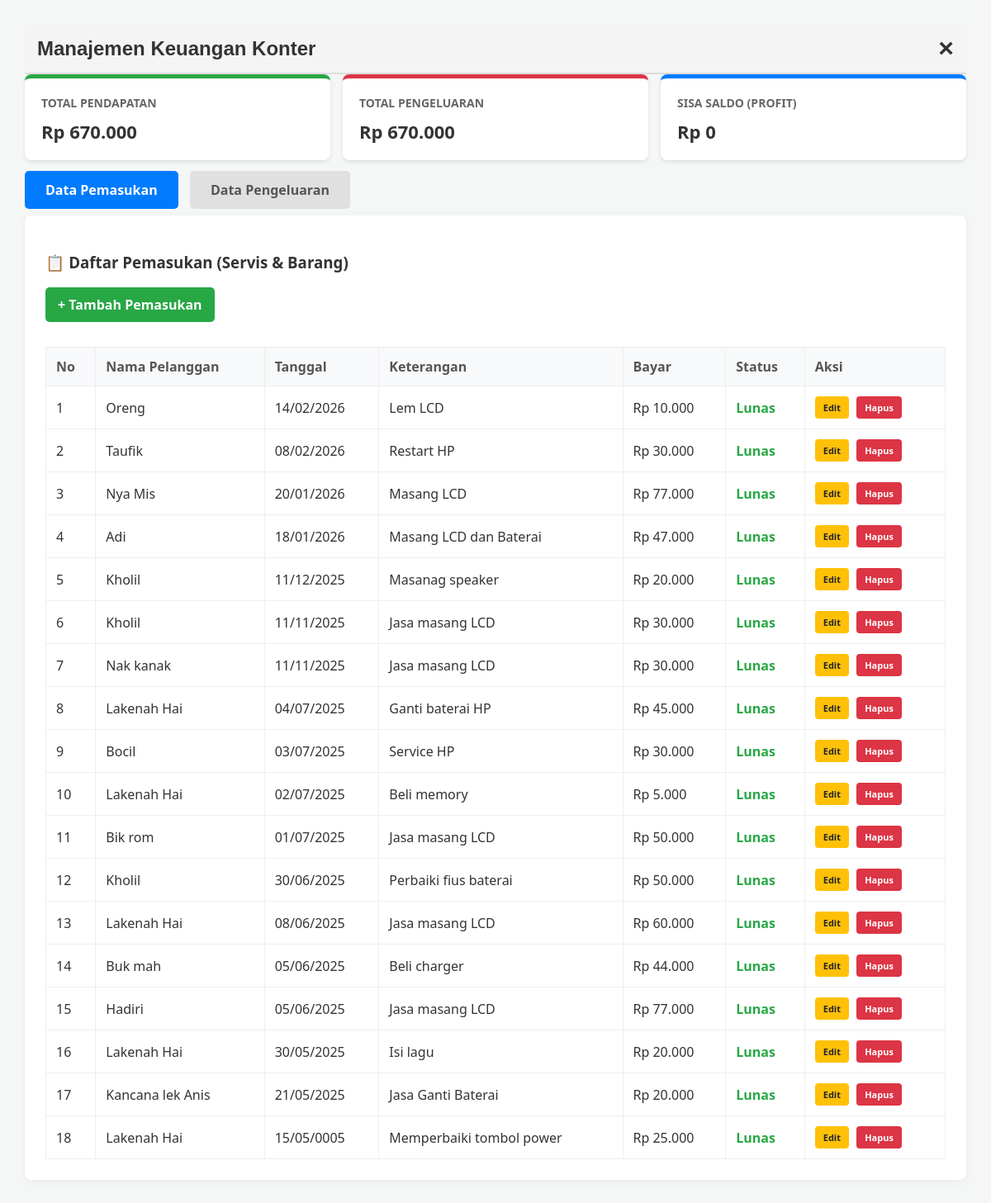
The app's page /konter/index.php with its own data.
### tables this page shows
CREATE TABLE `transaksi_konter` (
  `id` int(11) NOT NULL,
  `nama` varchar(100) DEFAULT NULL,
  `tanggal` date DEFAULT NULL,
  `keterangan` text DEFAULT NULL,
  `bayar` decimal(15,2) DEFAULT 0.00,
  `status` varchar(50) DEFAULT NULL,
  `jumlah_pengeluaran` decimal(15,2) DEFAULT 0.00,
  `tipe` enum('masuk','keluar') DEFAULT NULL
);

### konter/index.php (the view, shortened to what this page needs)
<?php
include '../koneksi.php';
$total_p = $conn->query("SELECT SUM(bayar) as total FROM transaksi_konter WHERE tipe='masuk'")->fetch_assoc()['total'] ?? 0;
$total_k = $conn->query("SELECT SUM(jumlah_pengeluaran) as total FROM transaksi_konter WHERE tipe='keluar'")->fetch_assoc()['total'] ?? 0;
$sisa = $total_p - $total_k;
$halaman_aktif = isset($_GET['halaman']) ? $_GET['halaman'] : 'pemasukan';
?>
<!DOCTYPE html>
<html lang="id">
<head>
    <div style="display: flex; justify-content: space-between; align-items: center; padding: 15px; background-color: #f4f4f4; border-bottom: 2px solid #ddd; font-family: sans-serif;">
        <h2 style="margin: 0; color: #333;">Manajemen Keuangan Konter</h2>
        <a href="../index.php" style="text-decoration: none; color: #333; font-size: 2rem; font-weight: bold; line-height: 0.8; transition: 0.3s;">
            &times;
        </a>
    </div>
</head>
<body>
    <div class="summary-grid">
        <div class="card" style="border-top-color: #28a745;">
            <h3>Total Pendapatan</h3>
            <p>Rp <?= number_format($total_p, 0, ',', '.'); ?></p>
        </div>
        <div class="card" style="border-top-color: #dc3545;">
            <h3>Total Pengeluaran</h3>
            <p>Rp <?= number_format($total_k, 0, ',', '.'); ?></p>
        </div>
        <div class="card" style="border-top-color: #007bff;">
            <h3>Sisa Saldo (Profit)</h3>
            <p>Rp <?= number_format($sisa, 0, ',', '.'); ?></p>
        </div>
    </div>
    <div class="nav-tabs">
        <a href="index.php?halaman=pemasukan" class="btn-tab <?= ($halaman_aktif == 'pemasukan') ? 'active' : ''; ?>">Data Pemasukan</a>
        <a href="index.php?halaman=pengeluaran" class="btn-tab <?= ($halaman_aktif == 'pengeluaran') ? 'active' : ''; ?>">Data Pengeluaran</a>
    </div>
    <div class="container">
        <?php if ($halaman_aktif == 'pemasukan'): ?>
            <h3>📋 Daftar Pemasukan (Servis & Barang)</h3>
            <a href="tambah_masuk.php" class="btn-tambah">+ Tambah Pemasukan</a>
            <table>
                <thead>
                    <tr>
                        <th>No</th>
                        <th>Nama Pelanggan</th>
                        <th>Tanggal</th>
                        <th>Keterangan</th>
                        <th>Bayar</th>
                        <th>Status</th>
                        <th>Aksi</th>
                    </tr>
                </thead>
                <tbody>
                    <?php
                    $no = 1;
                    $data = $conn->query("SELECT * FROM transaksi_konter WHERE tipe='masuk' ORDER BY id DESC");
                    if ($data->num_rows > 0) {
                        while ($row = $data->fetch_assoc()) { ?>
                            <tr>
                                <td><?= $no++; ?></td>
                                <td><?= $row['nama']; ?></td>
                                <td><?= date('d/m/Y', strtotime($row['tanggal'])); ?></td>
                                <td><?= $row['keterangan']; ?></td>
                                <td>Rp <?= number_format($row['bayar'], 0, ',', '.'); ?></td>
                                <td>
                                    <span class="<?= ($row['status'] == 'Hutang') ? 'status-hutang' : 'status-lunas'; ?>">
                                        <?= $row['status']; ?>
                                    </span>
                                </td>
                                <td>
                                    <a href="edit_masuk.php?id=<?= $row['id']; ?>" class="btn-aksi edit">Edit</a>
                                    <a href="index.php?halaman=pemasukan&hapus=<?= $row['id']; ?>" class="btn-aksi hapus" onclick="return confirm('Hapus data transaksi ini?')">Hapus</a>
                                </td>
                            </tr>
                    <?php }
                    } else {
                        echo "<tr><td colspan='7' style='text-align:center;'>Belum ada data pemasukan.</td></tr>";
                    } ?>
                </tbody>
            </table>
        <?php endif; ?>
    </div>
</body>
</html>

### konter/index.php (style rules this page uses)
body { font-family: 'Segoe UI', Tahoma, Geneva, Verdana, sans-serif; margin: 30px; background: #f4f7f6; color: #333; }
.summary-grid { display: grid; grid-template-columns: repeat(3, 1fr); gap: 15px; margin-bottom: 25px; }
.card { background: white; padding: 20px; border-radius: 8px; box-shadow: 0 2px 4px rgba(0, 0, 0, 0.1); border-top: 5px solid #007bff; }
.card h3 { margin: 0; font-size: 14px; color: #666; text-transform: uppercase; }
.card p { margin: 10px 0 0; font-size: 22px; font-weight: bold; }
.nav-tabs { margin-bottom: 20px; }
.btn-tab { padding: 12px 25px; text-decoration: none; background: #e0e0e0; color: #555; border-radius: 5px; margin-right: 10px; font-weight: bold; transition: 0.3s; }
.btn-tab.active { background: #007bff; color: white; }
.container { background: white; padding: 25px; border-radius: 8px; box-shadow: 0 2px 10px rgba(0, 0, 0, 0.05); }
table { width: 100%; border-collapse: collapse; margin-top: 15px; }
th, td { border: 1px solid #eee; padding: 12px; text-align: left; }
th { background: #f8f9fa; color: #555; }
.btn-tambah { display: inline-block; background: #28a745; color: white; padding: 10px 15px; text-decoration: none; border-radius: 5px; margin-bottom: 15px; font-weight: bold; }
.btn-aksi { text-decoration: none; font-size: 11px; padding: 6px 10px; border-radius: 4px; margin-right: 5px; font-weight: bold; display: inline-block; }
.edit { background: #ffc107; color: #212529; }
.hapus { background: #dc3545; color: white; }
.status-lunas { color: #28a745; font-weight: bold; }

### records on screen
transaksi_konter: nama "Oreng", tanggal "14/02/2026", keterangan "Lem LCD", bayar "10.000", status "Lunas"
transaksi_konter: nama "Taufik", tanggal "08/02/2026", keterangan "Restart HP", bayar "30.000", status "Lunas"
transaksi_konter: nama "Nya Mis", tanggal "20/01/2026", keterangan "Masang LCD", bayar "77.000", status "Lunas"
transaksi_konter: nama "Adi", tanggal "18/01/2026", keterangan "Masang LCD dan Baterai", bayar "47.000", status "Lunas"
transaksi_konter: nama "Kholil", tanggal "11/12/2025", keterangan "Masanag speaker", bayar "20.000", status "Lunas"
transaksi_konter: nama "Kholil", tanggal "11/11/2025", keterangan "Jasa masang LCD", bayar "30.000", status "Lunas"
transaksi_konter: nama "Nak kanak", tanggal "11/11/2025", keterangan "Jasa masang LCD", bayar "30.000", status "Lunas"
transaksi_konter: nama "Lakenah Hai", tanggal "04/07/2025", keterangan "Ganti baterai HP", bayar "45.000", status "Lunas"
transaksi_konter: nama "Bocil", tanggal "03/07/2025", keterangan "Service HP", bayar "30.000", status "Lunas"
transaksi_konter: nama "Lakenah Hai", tanggal "02/07/2025", keterangan "Beli memory", bayar "5.000", status "Lunas"
transaksi_konter: nama "Bik rom", tanggal "01/07/2025", keterangan "Jasa masang LCD", bayar "50.000", status "Lunas"
transaksi_konter: nama "Kholil", tanggal "30/06/2025", keterangan "Perbaiki fius baterai", bayar "50.000", status "Lunas"
transaksi_konter: nama "Lakenah Hai", tanggal "08/06/2025", keterangan "Jasa masang LCD", bayar "60.000", status "Lunas"
transaksi_konter: nama "Buk mah", tanggal "05/06/2025", keterangan "Beli charger", bayar "44.000", status "Lunas"
transaksi_konter: nama "Hadiri", tanggal "05/06/2025", keterangan "Jasa masang LCD", bayar "77.000", status "Lunas"
transaksi_konter: nama "Lakenah Hai", tanggal "30/05/2025", keterangan "Isi lagu", bayar "20.000", status "Lunas"
transaksi_konter: nama "Kancana lek Anis", tanggal "21/05/2025", keterangan "Jasa Ganti Baterai", bayar "20.000", status "Lunas"
transaksi_konter: nama "Lakenah Hai", tanggal "15/05/0005", keterangan "Memperbaiki tombol power", bayar "25.000", status "Lunas"

### other values on screen
$total_p "670.000"
$total_k "670.000"
$sisa "0"
